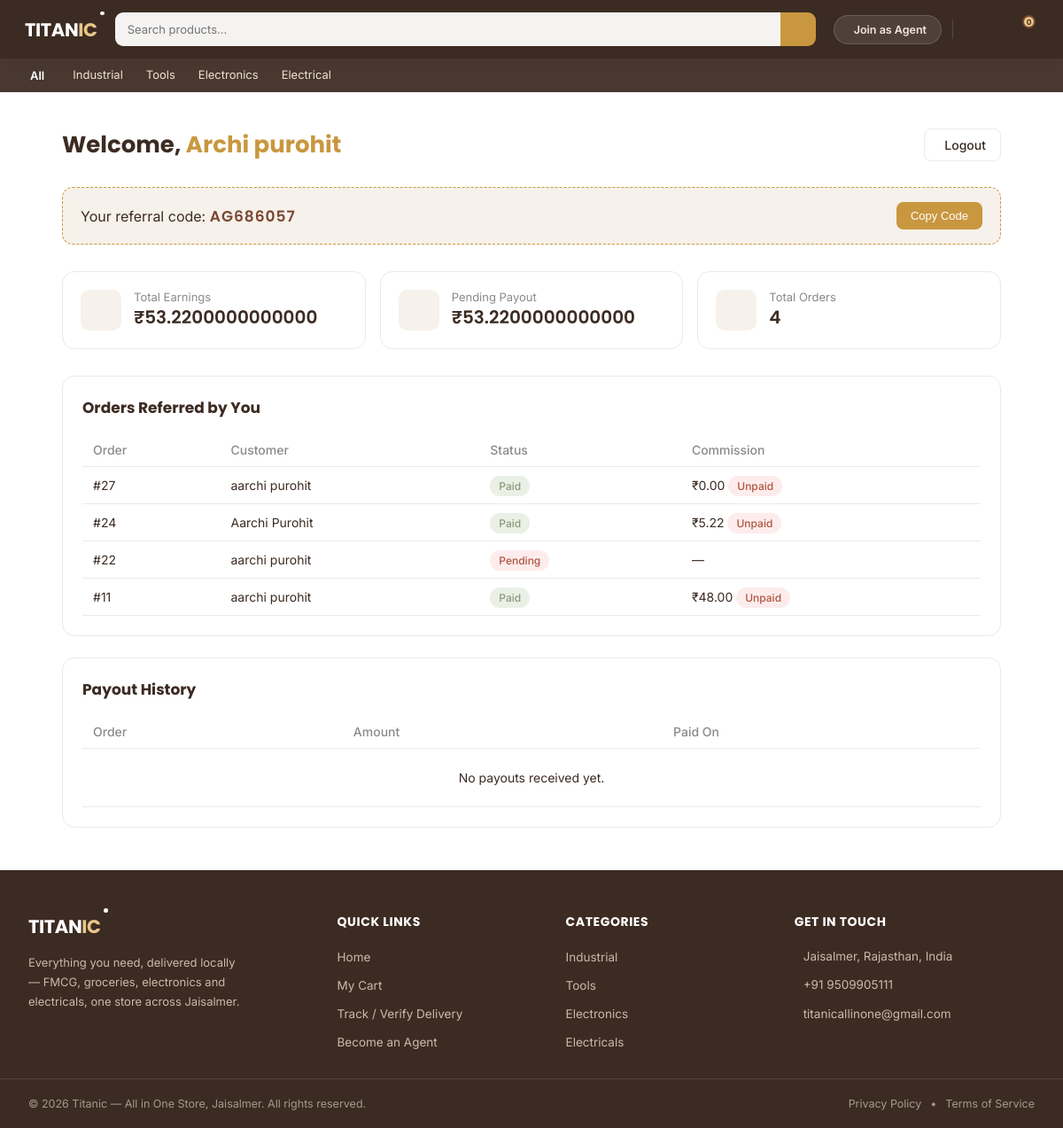
The app's page /agent/dashboard/ (signed in), older data.
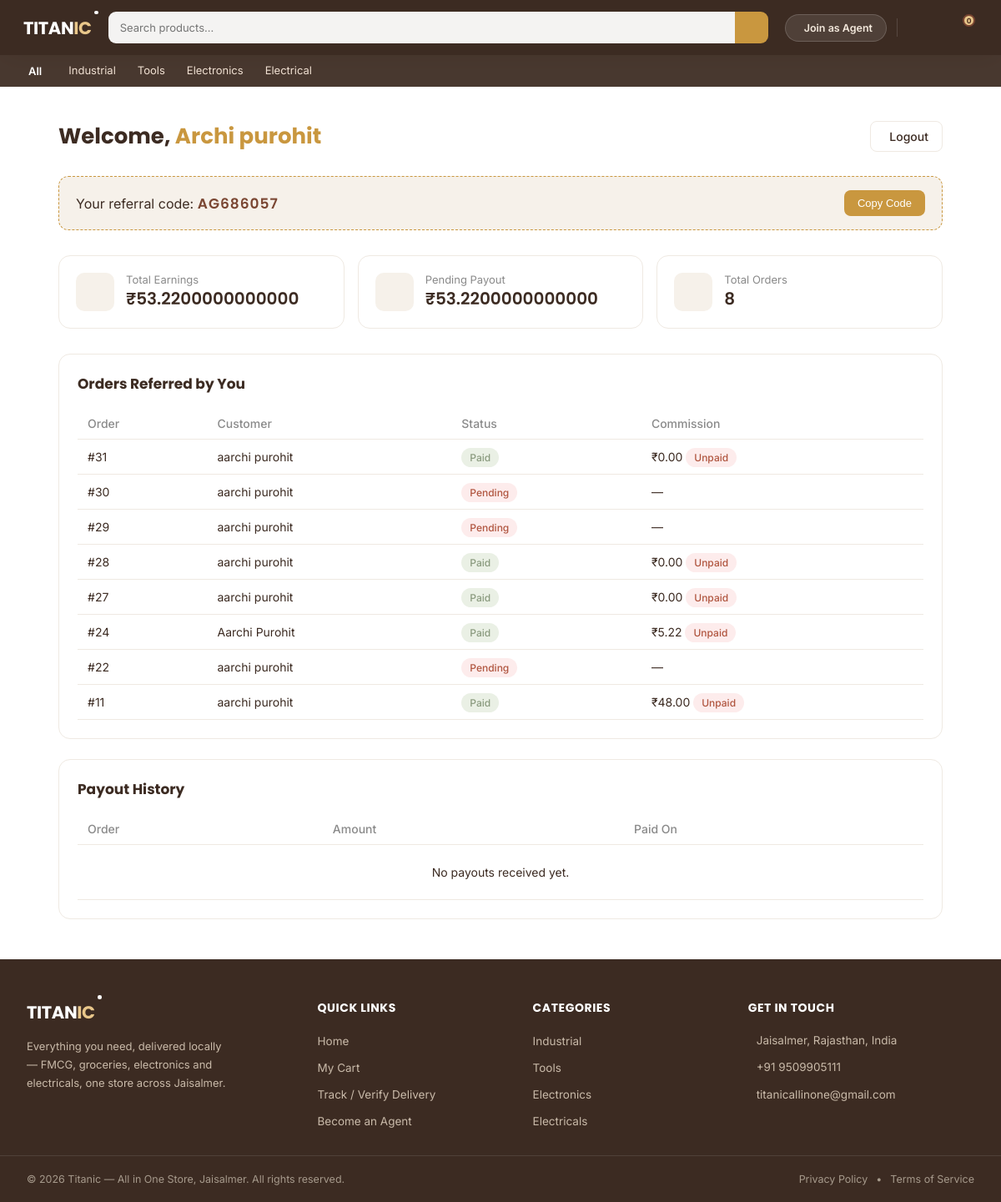
The same page, newer data.
### agents/models.py (models this page shows, shortened)
class Agent(models.Model):
    user = models.OneToOneField(User, on_delete=models.CASCADE)
    name = models.CharField(max_length=100)
    phone = models.CharField(max_length=15)
    referral_code = models.CharField(max_length=20, unique=True)
    is_approved = models.BooleanField(default=False)
    created_at = models.DateTimeField(auto_now_add=True)

class Commission(models.Model):
    order = models.OneToOneField('orders.Order', on_delete=models.CASCADE, related_name='commission')
    agent = models.ForeignKey(Agent, on_delete=models.CASCADE, related_name='commissions')
    amount = models.DecimalField(max_digits=10, decimal_places=2)
    is_paid = models.BooleanField(default=False)
    created_at = models.DateTimeField(auto_now_add=True)
    paid_at = models.DateTimeField(null=True, blank=True)

### orders/models.py (models this page shows, shortened)
class Order(models.Model):
    STATUS_CHOICES = [
        ('pending', 'Pending'),
        ('paid', 'Paid'),
        ('shipped', 'Shipped'),
        ('delivered', 'Delivered'),
    ]
    customer = models.ForeignKey(User, null=True, blank=True, on_delete=models.SET_NULL, related_name='orders')
    full_name = models.CharField(max_length=100)
    phone = models.CharField(max_length=15)
    address = models.TextField()
    pincode = models.CharField(max_length=10)
    referred_by = models.ForeignKey(Agent, null=True, blank=True, on_delete=models.SET_NULL)
    status = models.CharField(max_length=20, choices=STATUS_CHOICES, default='pending')
    delivery_otp = models.CharField(max_length=6, null=True, blank=True)
    razorpay_order_id = models.CharField(max_length=100, null=True, blank=True)
    created_at = models.DateTimeField(auto_now_add=True)
    delivery_distance_km = models.DecimalField(max_digits=6, decimal_places=2, null=True, blank=True)
    convenience_charge = models.DecimalField(max_digits=10, decimal_places=2, default=0)

### agents/views.py (the view)
# urls.py: path('agent/dashboard/', views.agent_dashboard, name='agent_dashboard'),
@login_required(login_url='agent_login')
def agent_dashboard(request):
    if not hasattr(request.user, 'agent'):
        messages.error(request, 'Ye page sirf agents ke liye hai.')
        return redirect('agent_login')
    agent = request.user.agent
    if not agent.is_approved:
        return render(request, 'agents/dashboard.html', {
            'agent': agent,
            'pending_approval': True,
        })
    orders = Order.objects.filter(referred_by=agent).order_by('-created_at')
    commissions = Commission.objects.filter(agent=agent).order_by('-created_at')
    total_earnings = commissions.aggregate(total=Sum('amount'))['total'] or 0
    pending_amount = commissions.filter(is_paid=False).aggregate(total=Sum('amount'))['total'] or 0
    paid_amount = commissions.filter(is_paid=True).aggregate(total=Sum('amount'))['total'] or 0
    payout_history = commissions.filter(is_paid=True).order_by('-paid_at')
    context = {
        'agent': agent,
        'pending_approval': False,
        'orders': orders,
        'total_orders': orders.count(),
        'total_earnings': total_earnings,
        'pending_amount': pending_amount,
        'paid_amount': paid_amount,
        'payout_history': payout_history,
    }
    return render(request, 'agents/dashboard.html', context)

### agents/templates/agents/dashboard.html (shortened to what this page needs)
{% extends 'base.html' %}
{% load static %}
{% block content %}
<link rel="stylesheet" href="{% static 'agents/dashboard.css' %}">
<div class="dash-wrap">
    <div class="dash-header">
        <h1>Welcome, <span>{{ agent.name }}</span></h1>
        <a href="{% url 'agent_logout' %}" class="dash-logout">
             Logout
        </a>
    </div>
    {% if pending_approval %}
        <div class="pending-box">
            <i class="ti ti-clock-hour-4"></i>
            <h2>Approval Pending</h2>
            <p>Your agent account is under review. Once approved, you'll be able to see your earnings and orders here.</p>
        </div>
    {% else %}
        <div class="referral-box">
            <div>
                Your referral code: <span class="code">{{ agent.referral_code }}</span>
            </div>
            <button onclick="navigator.clipboard.writeText('{{ agent.referral_code }}'); this.innerText='Copied!'">
                Copy Code
            </button>
        </div>
        <div class="stat-grid">
            <div class="stat-card">
                <div class="stat-icon"></div>
                <div class="stat-info">
                    <div class="label">Total Earnings</div>
                    <div class="value">₹{{ total_earnings }}</div>
                </div>
            </div>
            <div class="stat-card">
                <div class="stat-icon"></div>
                <div class="stat-info">
                    <div class="label">Pending Payout</div>
                    <div class="value">₹{{ pending_amount }}</div>
                </div>
            </div>
            <div class="stat-card">
                <div class="stat-icon"></div>
                <div class="stat-info">
                    <div class="label">Total Orders</div>
                    <div class="value">{{ total_orders }}</div>
                </div>
            </div>
        </div>
        <div class="dash-section">
            <h3>Orders Referred by You</h3>
            <table class="dash-table">
                <thead>
                    <tr>
                        <th>Order</th>
                        <th>Customer</th>
                        <th>Status</th>
                        <th>Commission</th>
                    </tr>
                </thead>
                <tbody>
                    {% for order in orders %}
                    <tr>
                        <td>#{{ order.id }}</td>
                        <td>{{ order.full_name }}</td>
                        <td><span class="badge badge-{{ order.status }}">{{ order.get_status_display }}</span></td>
                        <td>
                            {% if order.commission %}
                                ₹{{ order.commission.amount }}
                                {% if order.commission.is_paid %}
                                    <span class="badge badge-paid">Paid</span>
                                {% else %}
                                    <span class="badge badge-pending">Unpaid</span>
                                {% endif %}
                            {% else %}
                                —
                            {% endif %}
                        </td>
                    </tr>
                    {% empty %}
                    <tr><td colspan="4" class="empty-row">No orders yet. Share your referral code to start earning!</td></tr>
                    {% endfor %}
                </tbody>
            </table>
        </div>
        <div class="dash-section">
            <h3>Payout History</h3>
            <table class="dash-table">
                <thead>
                    <tr>
                        <th>Order</th>
                        <th>Amount</th>
                        <th>Paid On</th>
                    </tr>
                </thead>
                <tbody>
                    {% for c in payout_history %}
                    <tr>
                        <td>#{{ c.order.id }}</td>
                        <td>₹{{ c.amount }}</td>
                        <td>{{ c.paid_at|date:"d M Y" }}</td>
                    </tr>
                    {% empty %}
                    <tr><td colspan="3" class="empty-row">No payouts received yet.</td></tr>
                    {% endfor %}
                </tbody>
            </table>
        </div>
    {% endif %}
</div>
{% endblock %}

### templates/base.html (shortened to what this page needs)
{% load static %}
<!DOCTYPE html>
<html lang="en">
<head>
    <link rel="stylesheet" href="https://cdn.jsdelivr.net/npm/@tabler/icons-webfont@latest/tabler-icons.min.css">
    <link rel="stylesheet" href="{% static 'css/base.css' %}">
    <link rel="stylesheet" href="{% static 'css/footer.css' %}">
</head>
<body>
<nav class="navbar">
    <a href="{% url 'product_list' %}" class="logo">
        <span class="logo-text">TITAN<span class="logo-accent">IC<span class="logo-dot"></span></span></span>
    </a>
    <form class="search-bar" action="{% url 'search_results' %}" method="GET">
        <input type="text" name="q" placeholder="Search products..." value="{{ request.GET.q }}">
        <button type="submit" class="search-btn"></button>
    </form>
    <div class="nav-actions">
        <a href="{% url 'agent_signup' %}" class="agent-btn">
    <span>Join as Agent</span>
</a>
        {% if user.is_authenticated %}
<a href="{% url 'customer_dashboard' %}" class="nav-icon-btn">
</a>
{% else %}
<a href="{% url 'customer_login' %}" class="nav-icon-btn">
    <i class="ti ti-user"></i>
</a>
{% endif %}
        <a href="{% url 'view_cart' %}" class="nav-icon-btn">
            <span class="cart-badge" id="cart-badge">{{ request.session.cart|length }}</span>
        </a>
    </div>
</nav>
<div class="category-bar">
    <div class="cat-all-wrap">
        <div class="cat-all" id="catAllBtn">
            <span>All</span>
        </div>
    </div>
    <div class="cat-links-scroll">
        {% if featured_categories.industrial %}
        <a href="{% url 'category_detail' featured_categories.industrial.id %}" class="cat-link">Industrial</a>
        {% endif %}
        {% if featured_categories.tools %}
        <a href="{% url 'category_detail' featured_categories.tools.id %}" class="cat-link">Tools</a>
        {% endif %}
        {% if featured_categories.electronics %}
        <a href="{% url 'category_detail' featured_categories.electronics.id %}" class="cat-link">Electronics</a>
        {% endif %}
        {% if featured_categories.electricals %}
        <a href="{% url 'category_detail' featured_categories.electricals.id %}" class="cat-link">Electrical</a>
        {% endif %}
    </div>
</div>
    {% block content %}
    {% endblock %}
    <footer class="site-footer">
        <div class="footer-top">
            <div class="footer-col footer-brand">
                <div class="footer-logo">TITAN<span class="logo-accent">IC<span class="logo-dot"></span></span></div>
                <p class="footer-tagline">Everything you need, delivered locally — FMCG, groceries, electronics and electricals, one store across Jaisalmer.</p>
            </div>
            <div class="footer-col">
                <h4>Quick Links</h4>
                <ul>
                    <li><a href="{% url 'product_list' %}">Home</a></li>
                    <li><a href="{% url 'view_cart' %}">My Cart</a></li>
                    <li><a href="{% url 'verify_delivery' %}">Track / Verify Delivery</a></li>
                    <li><a href="{% url 'agent_signup' %}">Become an Agent</a></li>
                </ul>
            </div>
            <div class="footer-col">
                <h4>Categories</h4>
                <ul>
                    <li><a href="#">Industrial</a></li>
                    <li><a href="#">Tools</a></li>
                    <li><a href="#">Electronics</a></li>
                    <li><a href="#">Electricals</a></li>
                </ul>
            </div>
            <div class="footer-col">
                <h4>Get in Touch</h4>
                <ul class="footer-contact">
                    <li> Jaisalmer, Rajasthan, India</li>
                    <li> +91 9509905111</li>
                    <li> titanicallinone@gmail.com</li>
                </ul>
            </div>
        </div>
        <div class="footer-bottom">
            <p>&copy; 2026 Titanic — All in One Store, Jaisalmer. All rights reserved.</p>
            <div class="footer-bottom-links">
                <a href="#">Privacy Policy</a>
                <span>•</span>
                <a href="#">Terms of Service</a>
            </div>
        </div>
    </footer>
</body>
</html>

Row changes from the older to the newer data that the page shows:
added Order: id "31", full_name "aarchi purohit", status "Paid", commission.amount "0.00", shows "Unpaid"
added Order: id "30", full_name "aarchi purohit", status "Pending"
added Order: id "29", full_name "aarchi purohit", status "Pending"
added Order: id "28", full_name "aarchi purohit", status "Paid", commission.amount "0.00", shows "Unpaid"
Text that changed along with them:
{{ total_orders }}: "4" → "8"
